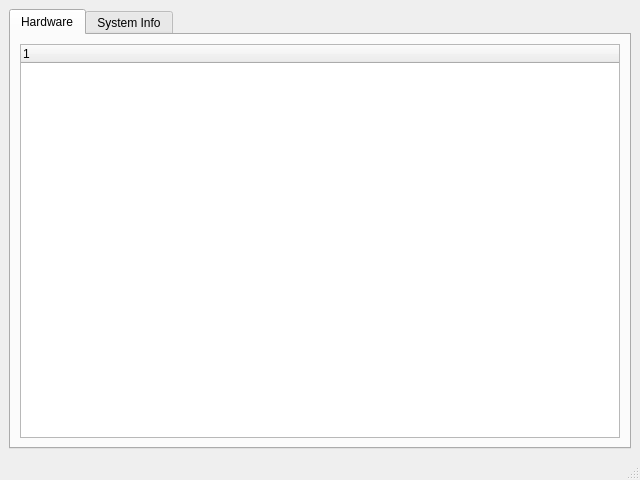
<?xml version="1.0" encoding="UTF-8"?>
<ui version="4.0">
 <class>MainWindow</class>
 <widget class="QMainWindow" name="MainWindow">
  <property name="geometry">
   <rect>
    <x>0</x>
    <y>0</y>
    <width>640</width>
    <height>480</height>
   </rect>
  </property>
  <property name="windowTitle">
   <string>MainWindow</string>
  </property>
  <widget class="QWidget" name="centralwidget">
   <layout class="QGridLayout" name="gridLayout">
    <item row="0" column="0">
     <widget class="QTabWidget" name="tabWidget">
      <property name="currentIndex">
       <number>0</number>
      </property>
      <widget class="QWidget" name="tab">
       <attribute name="title">
        <string>Hardware</string>
       </attribute>
       <layout class="QGridLayout" name="gridLayout_2">
        <item row="0" column="0">
         <widget class="QTreeWidget" name="HardwareTreeWidget">
          <column>
           <property name="text">
            <string notr="true">1</string>
           </property>
          </column>
         </widget>
        </item>
       </layout>
      </widget>
      <widget class="QWidget" name="tab_2">
       <attribute name="title">
        <string>System Info</string>
       </attribute>
      </widget>
     </widget>
    </item>
   </layout>
  </widget>
  <widget class="QStatusBar" name="statusbar"/>
 </widget>
 <resources/>
 <connections/>
</ui>
